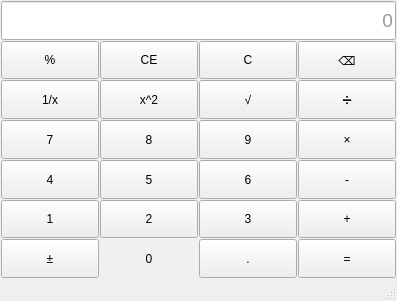
<?xml version="1.0" encoding="UTF-8"?>
<ui version="4.0">
 <class>MainWindow</class>
 <widget class="QMainWindow" name="MainWindow">
  <property name="geometry">
   <rect>
    <x>0</x>
    <y>0</y>
    <width>397</width>
    <height>301</height>
   </rect>
  </property>
  <property name="windowTitle">
   <string>MainWindow</string>
  </property>
  <widget class="QWidget" name="centralwidget">
   <property name="sizePolicy">
    <sizepolicy hsizetype="Maximum" vsizetype="Maximum">
     <horstretch>0</horstretch>
     <verstretch>0</verstretch>
    </sizepolicy>
   </property>
   <layout class="QVBoxLayout" name="verticalLayout" stretch="0">
    <property name="spacing">
     <number>1</number>
    </property>
    <property name="leftMargin">
     <number>1</number>
    </property>
    <property name="topMargin">
     <number>1</number>
    </property>
    <property name="rightMargin">
     <number>1</number>
    </property>
    <property name="bottomMargin">
     <number>1</number>
    </property>
    <item>
     <layout class="QGridLayout" name="gridLayout">
      <item row="3" column="1">
       <widget class="QPushButton" name="num8">
        <property name="sizePolicy">
         <sizepolicy hsizetype="Minimum" vsizetype="Minimum">
          <horstretch>0</horstretch>
          <verstretch>0</verstretch>
         </sizepolicy>
        </property>
        <property name="text">
         <string>8</string>
        </property>
       </widget>
      </item>
      <item row="0" column="0" colspan="4">
       <widget class="QLineEdit" name="lineEdit">
        <property name="sizePolicy">
         <sizepolicy hsizetype="Expanding" vsizetype="Minimum">
          <horstretch>0</horstretch>
          <verstretch>0</verstretch>
         </sizepolicy>
        </property>
        <property name="alignment">
         <set>Qt::AlignmentFlag::AlignRight|Qt::AlignmentFlag::AlignTrailing|Qt::AlignmentFlag::AlignVCenter</set>
        </property>
        <property name="placeholderText">
         <string>0</string>
        </property>
        <property name="font">
         <font>
          <pointsize>14</pointsize>
         </font>
        </property>
        <property name="styleSheet">
         <string notr="true">QLineEdit { color: #333; }</string>
        </property>
       </widget>
      </item>
      <item row="4" column="2">
       <widget class="QPushButton" name="num6">
        <property name="sizePolicy">
         <sizepolicy hsizetype="Minimum" vsizetype="Minimum">
          <horstretch>0</horstretch>
          <verstretch>0</verstretch>
         </sizepolicy>
        </property>
        <property name="text">
         <string>6</string>
        </property>
       </widget>
      </item>
      <item row="3" column="2">
       <widget class="QPushButton" name="num9">
        <property name="sizePolicy">
         <sizepolicy hsizetype="Minimum" vsizetype="Minimum">
          <horstretch>0</horstretch>
          <verstretch>0</verstretch>
         </sizepolicy>
        </property>
        <property name="text">
         <string>9</string>
        </property>
       </widget>
      </item>
      <item row="3" column="0">
       <widget class="QPushButton" name="num7">
        <property name="sizePolicy">
         <sizepolicy hsizetype="Minimum" vsizetype="Minimum">
          <horstretch>0</horstretch>
          <verstretch>0</verstretch>
         </sizepolicy>
        </property>
        <property name="text">
         <string>7</string>
        </property>
       </widget>
      </item>
      <item row="6" column="3">
       <widget class="QPushButton" name="equal">
        <property name="sizePolicy">
         <sizepolicy hsizetype="Minimum" vsizetype="Minimum">
          <horstretch>0</horstretch>
          <verstretch>0</verstretch>
         </sizepolicy>
        </property>
        <property name="text">
         <string>=</string>
        </property>
       </widget>
      </item>
      <item row="5" column="1">
       <widget class="QPushButton" name="num2">
        <property name="sizePolicy">
         <sizepolicy hsizetype="Minimum" vsizetype="Minimum">
          <horstretch>0</horstretch>
          <verstretch>0</verstretch>
         </sizepolicy>
        </property>
        <property name="text">
         <string>2</string>
        </property>
       </widget>
      </item>
      <item row="1" column="2">
       <widget class="QPushButton" name="C">
        <property name="sizePolicy">
         <sizepolicy hsizetype="Minimum" vsizetype="Minimum">
          <horstretch>0</horstretch>
          <verstretch>0</verstretch>
         </sizepolicy>
        </property>
        <property name="text">
         <string>C</string>
        </property>
       </widget>
      </item>
      <item row="2" column="0">
       <widget class="QPushButton" name="reciprocal">
        <property name="sizePolicy">
         <sizepolicy hsizetype="Minimum" vsizetype="Minimum">
          <horstretch>0</horstretch>
          <verstretch>0</verstretch>
         </sizepolicy>
        </property>
        <property name="text">
         <string>1/x</string>
        </property>
       </widget>
      </item>
      <item row="2" column="3">
       <widget class="QPushButton" name="divide">
        <property name="sizePolicy">
         <sizepolicy hsizetype="Minimum" vsizetype="Minimum">
          <horstretch>0</horstretch>
          <verstretch>0</verstretch>
         </sizepolicy>
        </property>
        <property name="text">
         <string>➗</string>
        </property>
       </widget>
      </item>
      <item row="5" column="0">
       <widget class="QPushButton" name="num1">
        <property name="sizePolicy">
         <sizepolicy hsizetype="Minimum" vsizetype="Minimum">
          <horstretch>0</horstretch>
          <verstretch>0</verstretch>
         </sizepolicy>
        </property>
        <property name="text">
         <string>1</string>
        </property>
       </widget>
      </item>
      <item row="6" column="2">
       <widget class="QPushButton" name="point">
        <property name="sizePolicy">
         <sizepolicy hsizetype="Minimum" vsizetype="Minimum">
          <horstretch>0</horstretch>
          <verstretch>0</verstretch>
         </sizepolicy>
        </property>
        <property name="text">
         <string>.</string>
        </property>
       </widget>
      </item>
      <item row="5" column="2">
       <widget class="QPushButton" name="num3">
        <property name="sizePolicy">
         <sizepolicy hsizetype="Minimum" vsizetype="Minimum">
          <horstretch>0</horstretch>
          <verstretch>0</verstretch>
         </sizepolicy>
        </property>
        <property name="text">
         <string>3</string>
        </property>
       </widget>
      </item>
      <item row="4" column="0">
       <widget class="QPushButton" name="num4">
        <property name="sizePolicy">
         <sizepolicy hsizetype="Minimum" vsizetype="Minimum">
          <horstretch>0</horstretch>
          <verstretch>0</verstretch>
         </sizepolicy>
        </property>
        <property name="text">
         <string>4</string>
        </property>
       </widget>
      </item>
      <item row="6" column="0">
       <widget class="QPushButton" name="plusOrReduce">
        <property name="sizePolicy">
         <sizepolicy hsizetype="Minimum" vsizetype="Minimum">
          <horstretch>0</horstretch>
          <verstretch>0</verstretch>
         </sizepolicy>
        </property>
        <property name="text">
         <string>±</string>
        </property>
       </widget>
      </item>
      <item row="2" column="2">
       <widget class="QPushButton" name="logarithm">
        <property name="sizePolicy">
         <sizepolicy hsizetype="Minimum" vsizetype="Minimum">
          <horstretch>0</horstretch>
          <verstretch>0</verstretch>
         </sizepolicy>
        </property>
        <property name="text">
         <string>√</string>
        </property>
       </widget>
      </item>
      <item row="2" column="1">
       <widget class="QPushButton" name="pushButton_5">
        <property name="sizePolicy">
         <sizepolicy hsizetype="Minimum" vsizetype="Minimum">
          <horstretch>0</horstretch>
          <verstretch>0</verstretch>
         </sizepolicy>
        </property>
        <property name="text">
         <string>x^2</string>
        </property>
       </widget>
      </item>
      <item row="1" column="1">
       <widget class="QPushButton" name="CE">
        <property name="sizePolicy">
         <sizepolicy hsizetype="Minimum" vsizetype="Minimum">
          <horstretch>0</horstretch>
          <verstretch>0</verstretch>
         </sizepolicy>
        </property>
        <property name="text">
         <string>CE</string>
        </property>
       </widget>
      </item>
      <item row="3" column="3">
       <widget class="QPushButton" name="multiple">
        <property name="sizePolicy">
         <sizepolicy hsizetype="Minimum" vsizetype="Minimum">
          <horstretch>0</horstretch>
          <verstretch>0</verstretch>
         </sizepolicy>
        </property>
        <property name="text">
         <string>×</string>
        </property>
       </widget>
      </item>
      <item row="4" column="1">
       <widget class="QPushButton" name="num5">
        <property name="sizePolicy">
         <sizepolicy hsizetype="Minimum" vsizetype="Minimum">
          <horstretch>0</horstretch>
          <verstretch>0</verstretch>
         </sizepolicy>
        </property>
        <property name="text">
         <string>5</string>
        </property>
       </widget>
      </item>
      <item row="1" column="3">
       <widget class="QPushButton" name="del">
        <property name="sizePolicy">
         <sizepolicy hsizetype="Minimum" vsizetype="Minimum">
          <horstretch>0</horstretch>
          <verstretch>0</verstretch>
         </sizepolicy>
        </property>
        <property name="text">
         <string>⌫</string>
        </property>
       </widget>
      </item>
      <item row="6" column="1">
       <widget class="QPushButton" name="num0">
        <property name="sizePolicy">
         <sizepolicy hsizetype="Minimum" vsizetype="Minimum">
          <horstretch>0</horstretch>
          <verstretch>0</verstretch>
         </sizepolicy>
        </property>
        <property name="text">
         <string>0</string>
        </property>
        <property name="styleSheet">
         <string notr="true">QPushButton { background-color: #f0f0f0; border-radius: 5px; }</string>
        </property>
       </widget>
      </item>
      <item row="4" column="3">
       <widget class="QPushButton" name="minus">
        <property name="sizePolicy">
         <sizepolicy hsizetype="Minimum" vsizetype="Minimum">
          <horstretch>0</horstretch>
          <verstretch>0</verstretch>
         </sizepolicy>
        </property>
        <property name="text">
         <string>-</string>
        </property>
       </widget>
      </item>
      <item row="1" column="0">
       <widget class="QPushButton" name="takeRemainder">
        <property name="sizePolicy">
         <sizepolicy hsizetype="Minimum" vsizetype="Minimum">
          <horstretch>0</horstretch>
          <verstretch>0</verstretch>
         </sizepolicy>
        </property>
        <property name="text">
         <string>%</string>
        </property>
       </widget>
      </item>
      <item row="5" column="3">
       <widget class="QPushButton" name="plus">
        <property name="sizePolicy">
         <sizepolicy hsizetype="Minimum" vsizetype="Minimum">
          <horstretch>0</horstretch>
          <verstretch>0</verstretch>
         </sizepolicy>
        </property>
        <property name="text">
         <string>+</string>
        </property>
        <property name="icon">
         <iconset>
          <normaloff>:/icons/plus.png</normaloff>
         </iconset>
        </property>
       </widget>
      </item>
     </layout>
    </item>
   </layout>
  </widget>
  <widget class="QMenuBar" name="menubar">
   <property name="geometry">
    <rect>
     <x>0</x>
     <y>0</y>
     <width>397</width>
     <height>21</height>
    </rect>
   </property>
  </widget>
  <widget class="QStatusBar" name="statusbar"/>
 </widget>
 <resources/>
 <connections/>
</ui>
